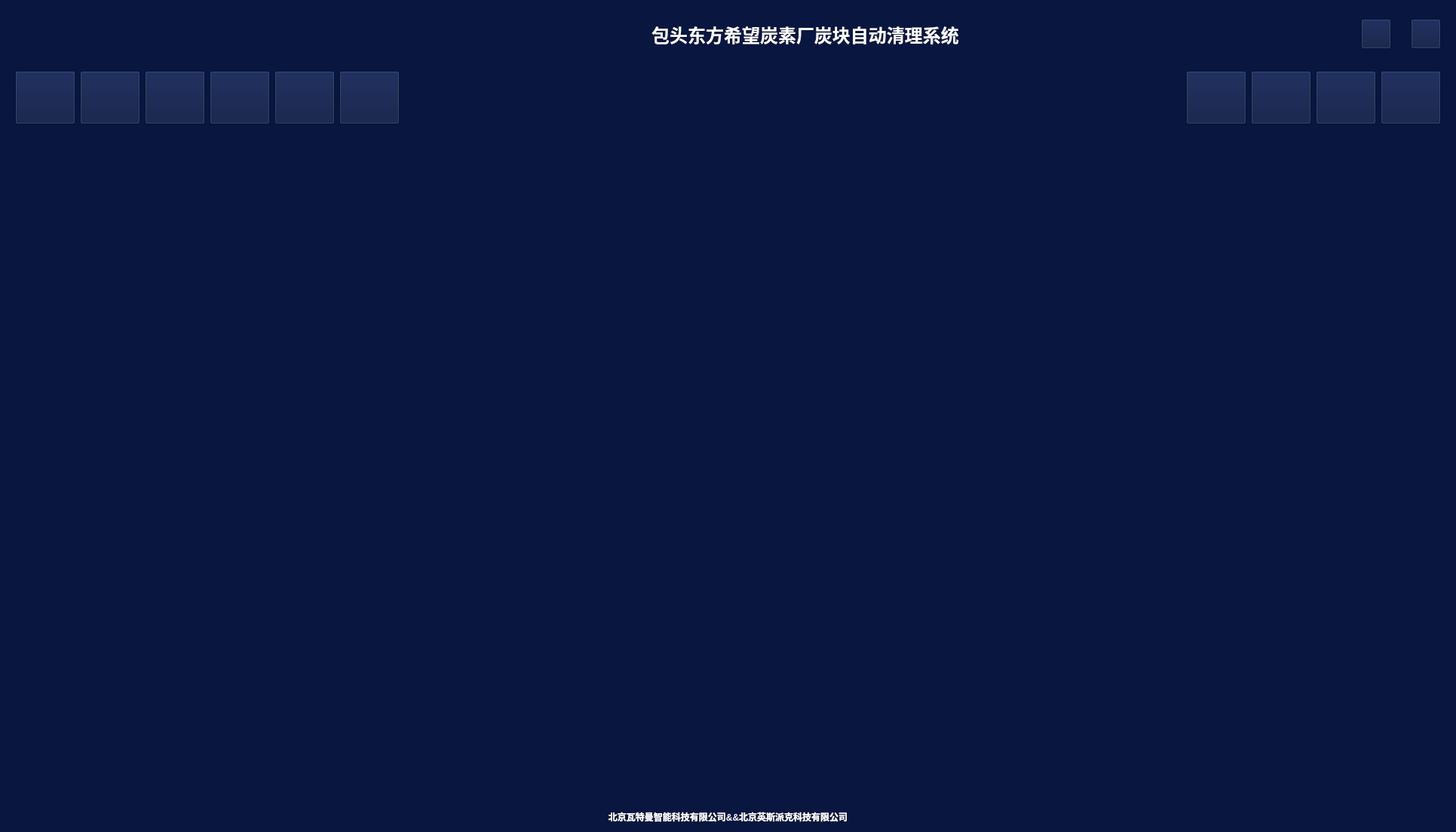
<?xml version="1.0" encoding="UTF-8"?>
<ui version="4.0">
 <class>Widget</class>
 <widget class="QWidget" name="Widget">
  <property name="geometry">
   <rect>
    <x>0</x>
    <y>0</y>
    <width>1931</width>
    <height>1104</height>
   </rect>
  </property>
  <property name="windowTitle">
   <string>Widget</string>
  </property>
  <property name="styleSheet">
   <string notr="true">background-color: rgb(8, 22, 64);</string>
  </property>
  <layout class="QVBoxLayout" name="verticalLayout" stretch="2,5,50,1">
   <item>
    <widget class="QWidget" name="widget" native="true">
     <property name="styleSheet">
      <string notr="true">QWidget#widget{border-image: url(:/images/resources/系统名装饰.png);}
color: rgb(255, 255, 255);</string>
     </property>
     <layout class="QHBoxLayout" name="horizontalLayout">
      <item>
       <widget class="QLabel" name="label_wattman">
        <property name="sizePolicy">
         <sizepolicy hsizetype="Fixed" vsizetype="Fixed">
          <horstretch>0</horstretch>
          <verstretch>0</verstretch>
         </sizepolicy>
        </property>
        <property name="minimumSize">
         <size>
          <width>114</width>
          <height>16</height>
         </size>
        </property>
        <property name="font">
         <font>
          <pointsize>10</pointsize>
         </font>
        </property>
        <property name="styleSheet">
         <string notr="true">border-image: url(:/images/resources/wattman_logo.png);
</string>
        </property>
        <property name="text">
         <string/>
        </property>
        <property name="alignment">
         <set>Qt::AlignCenter</set>
        </property>
       </widget>
      </item>
      <item>
       <widget class="CueLightLabel" name="label_communication">
        <property name="sizePolicy">
         <sizepolicy hsizetype="Preferred" vsizetype="Preferred">
          <horstretch>0</horstretch>
          <verstretch>0</verstretch>
         </sizepolicy>
        </property>
        <property name="minimumSize">
         <size>
          <width>50</width>
          <height>50</height>
         </size>
        </property>
        <property name="styleSheet">
         <string notr="true">color: rgb(255, 255, 255);</string>
        </property>
        <property name="text">
         <string/>
        </property>
       </widget>
      </item>
      <item>
       <spacer name="horizontalSpacer_4">
        <property name="orientation">
         <enum>Qt::Horizontal</enum>
        </property>
        <property name="sizeHint" stdset="0">
         <size>
          <width>461</width>
          <height>20</height>
         </size>
        </property>
       </spacer>
      </item>
      <item>
       <spacer name="horizontalSpacer_5">
        <property name="orientation">
         <enum>Qt::Horizontal</enum>
        </property>
        <property name="sizeType">
         <enum>QSizePolicy::Fixed</enum>
        </property>
        <property name="sizeHint" stdset="0">
         <size>
          <width>200</width>
          <height>20</height>
         </size>
        </property>
       </spacer>
      </item>
      <item>
       <widget class="QLabel" name="label_title">
        <property name="font">
         <font>
          <pointsize>18</pointsize>
          <weight>75</weight>
          <bold>true</bold>
         </font>
        </property>
        <property name="styleSheet">
         <string notr="true">color: rgb(255,255,255);
background:transparent;
qproperty-alignment: 'AlignCenter';
font-size: 18pt;</string>
        </property>
        <property name="text">
         <string>包头东方希望炭素厂炭块自动清理系统</string>
        </property>
        <property name="alignment">
         <set>Qt::AlignCenter</set>
        </property>
       </widget>
      </item>
      <item>
       <spacer name="horizontalSpacer_3">
        <property name="orientation">
         <enum>Qt::Horizontal</enum>
        </property>
        <property name="sizeHint" stdset="0">
         <size>
          <width>460</width>
          <height>20</height>
         </size>
        </property>
       </spacer>
      </item>
      <item>
       <widget class="QLabel" name="label_time">
        <property name="font">
         <font>
          <pointsize>16</pointsize>
          <weight>75</weight>
          <bold>true</bold>
         </font>
        </property>
        <property name="styleSheet">
         <string notr="true">color: rgb(255, 255, 255);background:transparent;</string>
        </property>
        <property name="text">
         <string/>
        </property>
        <property name="alignment">
         <set>Qt::AlignCenter</set>
        </property>
       </widget>
      </item>
      <item>
       <spacer name="horizontalSpacer_2">
        <property name="orientation">
         <enum>Qt::Horizontal</enum>
        </property>
        <property name="sizeType">
         <enum>QSizePolicy::Fixed</enum>
        </property>
        <property name="sizeHint" stdset="0">
         <size>
          <width>40</width>
          <height>20</height>
         </size>
        </property>
       </spacer>
      </item>
      <item>
       <widget class="QPushButton" name="pushButton_minimize">
        <property name="sizePolicy">
         <sizepolicy hsizetype="Maximum" vsizetype="Fixed">
          <horstretch>0</horstretch>
          <verstretch>0</verstretch>
         </sizepolicy>
        </property>
        <property name="minimumSize">
         <size>
          <width>0</width>
          <height>40</height>
         </size>
        </property>
        <property name="maximumSize">
         <size>
          <width>40</width>
          <height>16777215</height>
         </size>
        </property>
        <property name="baseSize">
         <size>
          <width>0</width>
          <height>40</height>
         </size>
        </property>
        <property name="font">
         <font>
          <pointsize>10</pointsize>
         </font>
        </property>
        <property name="styleSheet">
         <string notr="true">QPushButton#objBtn{
border-radius: 50%;}
QPushButton{
color: rgb(255, 255, 255);
border-image: url(:/images/resources/最小化.png);}
</string>
        </property>
        <property name="text">
         <string/>
        </property>
       </widget>
      </item>
      <item>
       <spacer name="horizontalSpacer">
        <property name="orientation">
         <enum>Qt::Horizontal</enum>
        </property>
        <property name="sizeType">
         <enum>QSizePolicy::Fixed</enum>
        </property>
        <property name="sizeHint" stdset="0">
         <size>
          <width>20</width>
          <height>20</height>
         </size>
        </property>
       </spacer>
      </item>
      <item>
       <widget class="QPushButton" name="pushButton_close">
        <property name="sizePolicy">
         <sizepolicy hsizetype="Maximum" vsizetype="Preferred">
          <horstretch>0</horstretch>
          <verstretch>0</verstretch>
         </sizepolicy>
        </property>
        <property name="minimumSize">
         <size>
          <width>0</width>
          <height>40</height>
         </size>
        </property>
        <property name="maximumSize">
         <size>
          <width>40</width>
          <height>40</height>
         </size>
        </property>
        <property name="sizeIncrement">
         <size>
          <width>0</width>
          <height>40</height>
         </size>
        </property>
        <property name="font">
         <font>
          <pointsize>10</pointsize>
         </font>
        </property>
        <property name="styleSheet">
         <string notr="true">QPushButton#objBtn{
border-radius: 50%;}
QPushButton{
color: rgb(255, 255, 255);
border-image: url(:/images/resources/关闭.png);
}</string>
        </property>
        <property name="text">
         <string/>
        </property>
       </widget>
      </item>
     </layout>
    </widget>
   </item>
   <item>
    <widget class="QWidget" name="widget_2" native="true">
     <property name="sizePolicy">
      <sizepolicy hsizetype="Preferred" vsizetype="Maximum">
       <horstretch>0</horstretch>
       <verstretch>0</verstretch>
      </sizepolicy>
     </property>
     <property name="maximumSize">
      <size>
       <width>16777215</width>
       <height>100</height>
      </size>
     </property>
     <property name="styleSheet">
      <string notr="true">QWidget#widget_2{border-image: url(:/images/resources/表格标题栏背景.png);
background:transparent;}</string>
     </property>
     <layout class="QHBoxLayout" name="horizontalLayout_2">
      <item>
       <widget class="CustomButton" name="pushButton">
        <property name="sizePolicy">
         <sizepolicy hsizetype="Preferred" vsizetype="Maximum">
          <horstretch>0</horstretch>
          <verstretch>0</verstretch>
         </sizepolicy>
        </property>
        <property name="minimumSize">
         <size>
          <width>80</width>
          <height>0</height>
         </size>
        </property>
        <property name="maximumSize">
         <size>
          <width>16777215</width>
          <height>80</height>
         </size>
        </property>
        <property name="text">
         <string/>
        </property>
       </widget>
      </item>
      <item>
       <widget class="CustomButton" name="pushButton_2">
        <property name="sizePolicy">
         <sizepolicy hsizetype="Preferred" vsizetype="Preferred">
          <horstretch>0</horstretch>
          <verstretch>0</verstretch>
         </sizepolicy>
        </property>
        <property name="minimumSize">
         <size>
          <width>80</width>
          <height>0</height>
         </size>
        </property>
        <property name="maximumSize">
         <size>
          <width>16777215</width>
          <height>80</height>
         </size>
        </property>
        <property name="text">
         <string/>
        </property>
       </widget>
      </item>
      <item>
       <widget class="CustomButton" name="pushButton_3">
        <property name="sizePolicy">
         <sizepolicy hsizetype="Preferred" vsizetype="Preferred">
          <horstretch>0</horstretch>
          <verstretch>0</verstretch>
         </sizepolicy>
        </property>
        <property name="minimumSize">
         <size>
          <width>80</width>
          <height>0</height>
         </size>
        </property>
        <property name="maximumSize">
         <size>
          <width>16777215</width>
          <height>80</height>
         </size>
        </property>
        <property name="text">
         <string/>
        </property>
       </widget>
      </item>
      <item>
       <widget class="CustomButton" name="pushButton_4">
        <property name="sizePolicy">
         <sizepolicy hsizetype="Preferred" vsizetype="Preferred">
          <horstretch>0</horstretch>
          <verstretch>0</verstretch>
         </sizepolicy>
        </property>
        <property name="minimumSize">
         <size>
          <width>80</width>
          <height>0</height>
         </size>
        </property>
        <property name="maximumSize">
         <size>
          <width>16777215</width>
          <height>80</height>
         </size>
        </property>
        <property name="text">
         <string/>
        </property>
       </widget>
      </item>
      <item>
       <widget class="CustomButton" name="pushButton_5">
        <property name="sizePolicy">
         <sizepolicy hsizetype="Preferred" vsizetype="Preferred">
          <horstretch>0</horstretch>
          <verstretch>0</verstretch>
         </sizepolicy>
        </property>
        <property name="minimumSize">
         <size>
          <width>80</width>
          <height>0</height>
         </size>
        </property>
        <property name="maximumSize">
         <size>
          <width>16777215</width>
          <height>80</height>
         </size>
        </property>
        <property name="text">
         <string/>
        </property>
       </widget>
      </item>
      <item>
       <widget class="CustomButton" name="pushButton_6">
        <property name="sizePolicy">
         <sizepolicy hsizetype="Preferred" vsizetype="Preferred">
          <horstretch>0</horstretch>
          <verstretch>0</verstretch>
         </sizepolicy>
        </property>
        <property name="minimumSize">
         <size>
          <width>80</width>
          <height>0</height>
         </size>
        </property>
        <property name="maximumSize">
         <size>
          <width>16777215</width>
          <height>80</height>
         </size>
        </property>
        <property name="text">
         <string/>
        </property>
       </widget>
      </item>
      <item>
       <spacer name="horizontalSpacer_6">
        <property name="orientation">
         <enum>Qt::Horizontal</enum>
        </property>
        <property name="sizeHint" stdset="0">
         <size>
          <width>40</width>
          <height>20</height>
         </size>
        </property>
       </spacer>
      </item>
      <item>
       <widget class="CustomButton" name="pushButton_7">
        <property name="sizePolicy">
         <sizepolicy hsizetype="Preferred" vsizetype="Preferred">
          <horstretch>0</horstretch>
          <verstretch>0</verstretch>
         </sizepolicy>
        </property>
        <property name="minimumSize">
         <size>
          <width>80</width>
          <height>0</height>
         </size>
        </property>
        <property name="maximumSize">
         <size>
          <width>16777215</width>
          <height>80</height>
         </size>
        </property>
        <property name="text">
         <string/>
        </property>
       </widget>
      </item>
      <item>
       <widget class="CustomButton" name="pushButton_8">
        <property name="sizePolicy">
         <sizepolicy hsizetype="Preferred" vsizetype="Preferred">
          <horstretch>0</horstretch>
          <verstretch>0</verstretch>
         </sizepolicy>
        </property>
        <property name="minimumSize">
         <size>
          <width>80</width>
          <height>0</height>
         </size>
        </property>
        <property name="maximumSize">
         <size>
          <width>16777215</width>
          <height>80</height>
         </size>
        </property>
        <property name="text">
         <string/>
        </property>
       </widget>
      </item>
      <item>
       <widget class="CustomButton" name="pushButton_9">
        <property name="sizePolicy">
         <sizepolicy hsizetype="Preferred" vsizetype="Preferred">
          <horstretch>0</horstretch>
          <verstretch>0</verstretch>
         </sizepolicy>
        </property>
        <property name="minimumSize">
         <size>
          <width>80</width>
          <height>0</height>
         </size>
        </property>
        <property name="maximumSize">
         <size>
          <width>16777215</width>
          <height>80</height>
         </size>
        </property>
        <property name="text">
         <string/>
        </property>
       </widget>
      </item>
      <item>
       <widget class="CustomButton" name="pushButton_10">
        <property name="sizePolicy">
         <sizepolicy hsizetype="Preferred" vsizetype="Preferred">
          <horstretch>0</horstretch>
          <verstretch>0</verstretch>
         </sizepolicy>
        </property>
        <property name="minimumSize">
         <size>
          <width>80</width>
          <height>0</height>
         </size>
        </property>
        <property name="maximumSize">
         <size>
          <width>16777215</width>
          <height>200</height>
         </size>
        </property>
        <property name="text">
         <string/>
        </property>
       </widget>
      </item>
     </layout>
    </widget>
   </item>
   <item>
    <widget class="QStackedWidget" name="stackedWidget">
     <property name="contextMenuPolicy">
      <enum>Qt::DefaultContextMenu</enum>
     </property>
     <property name="layoutDirection">
      <enum>Qt::LeftToRight</enum>
     </property>
     <property name="styleSheet">
      <string notr="true"/>
     </property>
     <property name="frameShape">
      <enum>QFrame::NoFrame</enum>
     </property>
     <property name="currentIndex">
      <number>-1</number>
     </property>
    </widget>
   </item>
   <item>
    <widget class="QLabel" name="label_title_bottom">
     <property name="sizePolicy">
      <sizepolicy hsizetype="Preferred" vsizetype="Preferred">
       <horstretch>0</horstretch>
       <verstretch>0</verstretch>
      </sizepolicy>
     </property>
     <property name="maximumSize">
      <size>
       <width>16777215</width>
       <height>20</height>
      </size>
     </property>
     <property name="font">
      <font>
       <weight>75</weight>
       <bold>true</bold>
      </font>
     </property>
     <property name="styleSheet">
      <string notr="true">color: rgb(255, 255, 255);</string>
     </property>
     <property name="text">
      <string>北京瓦特曼智能科技有限公司&amp;&amp;北京英斯派克科技有限公司</string>
     </property>
     <property name="alignment">
      <set>Qt::AlignCenter</set>
     </property>
    </widget>
   </item>
  </layout>
 </widget>
 <customwidgets>
  <customwidget>
   <class>CustomButton</class>
   <extends>QPushButton</extends>
   <header>customButton.h</header>
  </customwidget>
  <customwidget>
   <class>CueLightLabel</class>
   <extends>QLabel</extends>
   <header>cuelightlabel.h</header>
  </customwidget>
 </customwidgets>
 <resources/>
 <connections/>
</ui>
